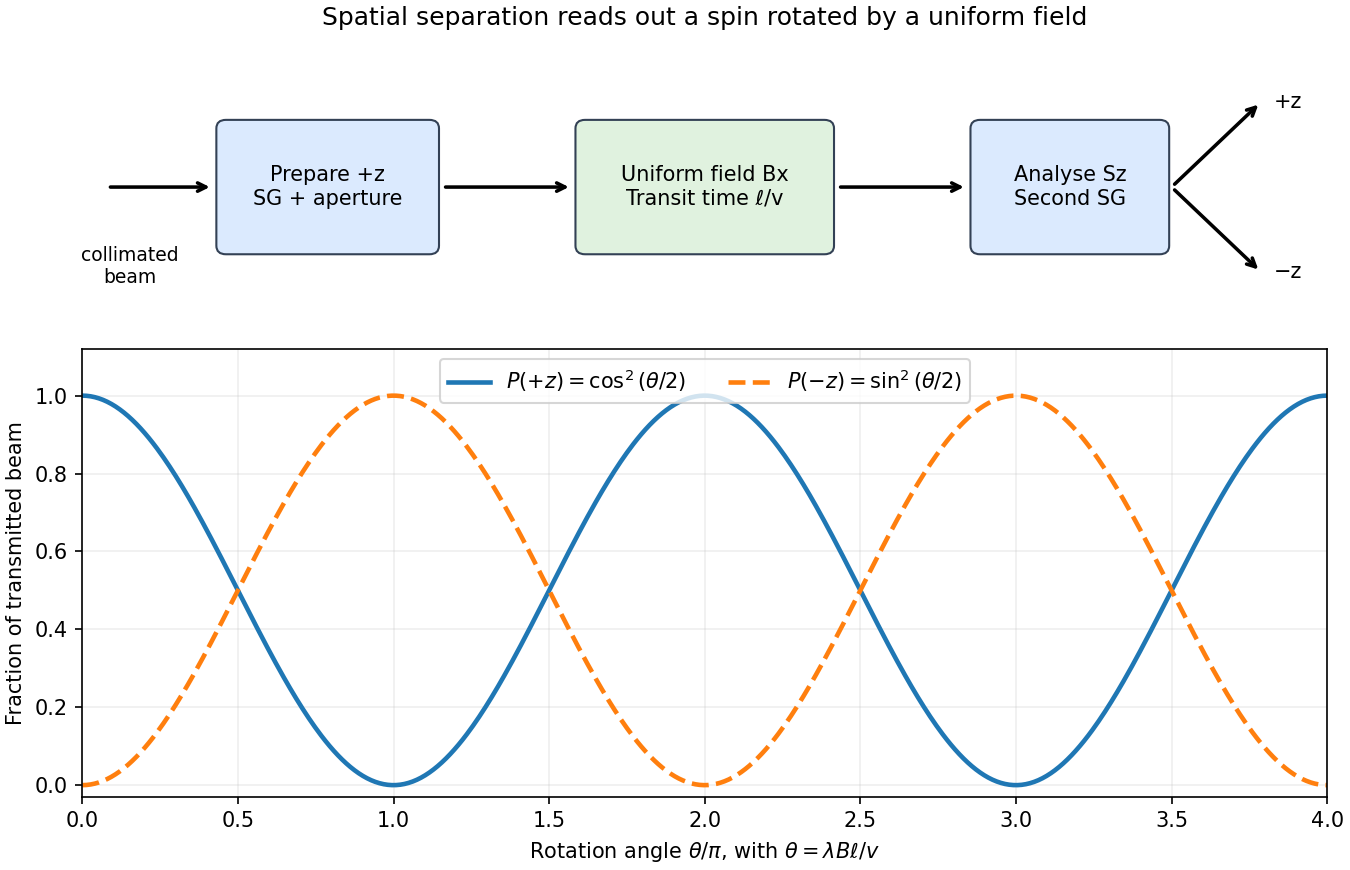

The script that drew this image:
"""Original spin preparation/rotation/analyser diagram; Python 3.14, NumPy 2.3, Matplotlib 3.10."""
from pathlib import Path
import numpy as np
import matplotlib
matplotlib.use('Agg')
import matplotlib.pyplot as plt
from matplotlib.patches import FancyBboxPatch

fig, (apparatus, ax) = plt.subplots(2, 1, figsize=(9, 5.8), gridspec_kw={'height_ratios': [1, 1.5]}, layout='constrained')
fig.set_facecolor('white')
apparatus.set(xlim=(-.2, 10.2), ylim=(-1.4, 1.4))
apparatus.axis('off')
for x, width, label, color in [(1, 1.7, 'Prepare +z\nSG + aperture', '#dbeafe'), (4, 2, 'Uniform field Bx\nTransit time ℓ/v', '#e0f2df'), (7.3, 1.5, 'Analyse Sz\nSecond SG', '#dbeafe')]:
    apparatus.add_patch(FancyBboxPatch((x, -.55), width, 1.1, boxstyle='round,pad=0.08', facecolor=color, edgecolor='#334155'))
    apparatus.text(x + width/2, 0, label, ha='center', va='center', fontsize=10)
for start, end in [((0, 0), (.9, 0)), ((2.8, 0), (3.9, 0)), ((6.1, 0), (7.2, 0)), ((8.9, 0), (9.65, .8)), ((8.9, 0), (9.65, -.8))]:
    apparatus.annotate('', xy=end, xytext=start, arrowprops={'arrowstyle': '->', 'lw': 1.7})
apparatus.text(9.75, .8, '+z', va='center')
apparatus.text(9.75, -.8, '−z', va='center')
apparatus.text(.2, -.9, 'collimated\nbeam', ha='center', fontsize=9)
apparatus.set_title('Spatial separation reads out a spin rotated by a uniform field', fontsize=12)
theta = np.linspace(0, 4*np.pi, 600)
ax.plot(theta/np.pi, np.cos(theta/2)**2, lw=2.2, label=r'$P(+z)=\cos^2(\theta/2)$')
ax.plot(theta/np.pi, np.sin(theta/2)**2, lw=2.2, ls='--', label=r'$P(-z)=\sin^2(\theta/2)$')
ax.set(xlabel=r'Rotation angle $\theta/\pi$, with $\theta=\lambda B\ell/v$', ylabel='Fraction of transmitted beam', xlim=(0, 4), ylim=(-.03, 1.12))
ax.legend(loc='upper center', ncol=2, fontsize=10)
ax.grid(alpha=.2)
fig.savefig(Path.cwd()/Path(__file__).with_suffix('.png').name, dpi=150, facecolor='white')
